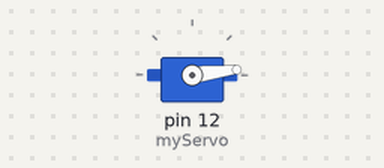
The sketch below on a simulated Arduino Uno, built with avr-gcc and run on an emulated ATmega328P. Shown: servo.

Above: at 0.05 s.
At 0.85 s:
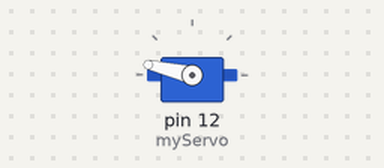
At 1.2 s:
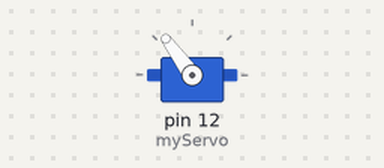
At 1.7 s:
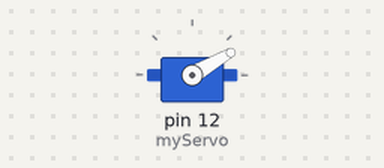
Timing chart, 0 to 4.2 s (numbered marks = the images above):
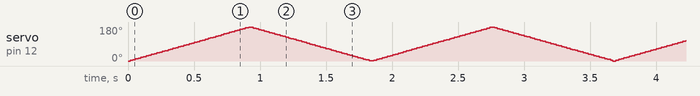

The sketch:

sketch_7-1.ino
```cpp
#include <Servo.h>

Servo myServo;        // Create a servo object to control the servo motor
// On most boards, up to 12 servo objects can be created

int angle = 90;       // Variable to store the servo position (angle)

void setup() {
  myServo.attach(12); // Attach the servo connected to pin 12
}

void loop() {
  // Move from 0 degree to 180 degree, 1 degree at a time
  for (angle = 0; angle <= 180; angle += 1) {
    myServo.write(angle);  // Move servo to the specified angle
    delay(5);             // Wait 15 ms for the servo to reach the position
  }

  // Move from 180 degree back to 0 degree, 1 degree at a time
  for (angle = 180; angle >= 0; angle -= 1) {
    myServo.write(angle);  // Move servo to the specified angle
    delay(5);             // Wait 15 ms for the servo to reach the position
  }
}
```
